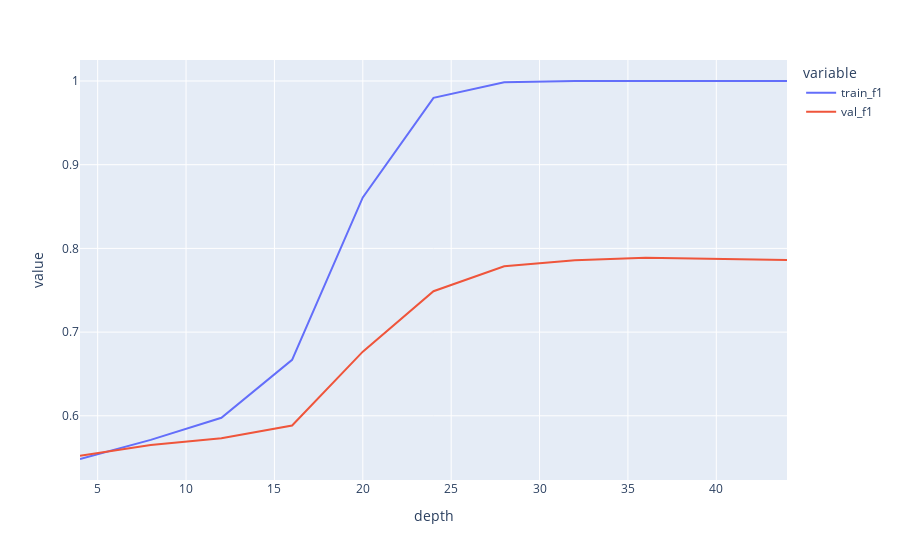

The notebook cell saved with this chart:
### Code cell
temp_df =  pd.DataFrame({'depth': depth_values,
                         'train_f1': train_score,
                         'val_f1': test_score})
px.line(temp_df, x='depth', y=['train_f1', 'val_f1'])

### Figure 1 — Plotly figure (JSON) as saved in the notebook; plotly's stock layout.template omitted (floating-point values rounded to 4 significant figures)
{"data": [{"hovertemplate": "variable=train_f1<br>depth=%{x}<br>value=%{y}<extra></extra>", "legendgroup": "train_f1", "line": {"color": "#636efa", "dash": "solid"}, "marker": {"symbol": "circle"}, "mode": "lines", "name": "train_f1", "orientation": "v", "showlegend": true, "type": "scatter", "x": [4, 8, 12, 16, 20, 24, 28, 32, 36, 40, 44], "xaxis": "x", "y": [0.5484, 0.5713, 0.5977, 0.6669, 0.8609, 0.9799, 0.9986, 1, 1, 1, 1], "yaxis": "y"}, {"hovertemplate": "variable=val_f1<br>depth=%{x}<br>value=%{y}<extra></extra>", "legendgroup": "val_f1", "line": {"color": "#EF553B", "dash": "solid"}, "marker": {"symbol": "circle"}, "mode": "lines", "name": "val_f1", "orientation": "v", "showlegend": true, "type": "scatter", "x": [4, 8, 12, 16, 20, 24, 28, 32, 36, 40, 44], "xaxis": "x", "y": [0.5522, 0.5651, 0.5731, 0.5885, 0.6767, 0.7488, 0.7787, 0.7859, 0.7889, 0.7874, 0.7863], "yaxis": "y"}], "layout": {"legend": {"title": {"text": "variable"}, "tracegroupgap": 0}, "margin": {"t": 60}, "xaxis": {"anchor": "y", "domain": [0, 1], "title": {"text": "depth"}}, "yaxis": {"anchor": "x", "domain": [0, 1], "title": {"text": "value"}}}}
